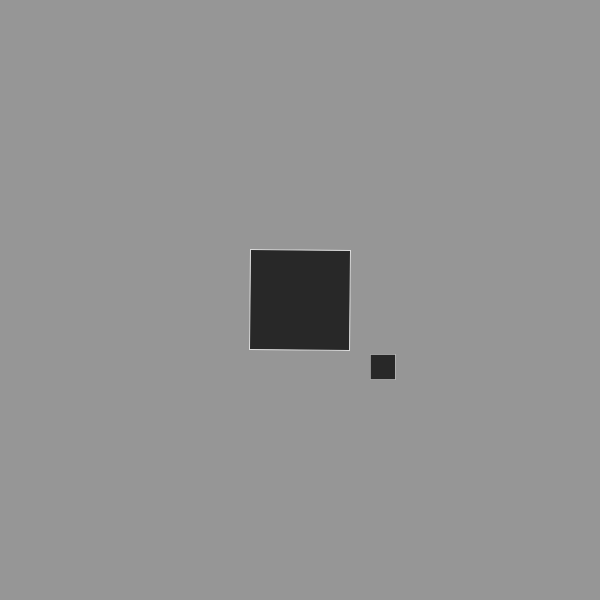
Frame 1 (no input)
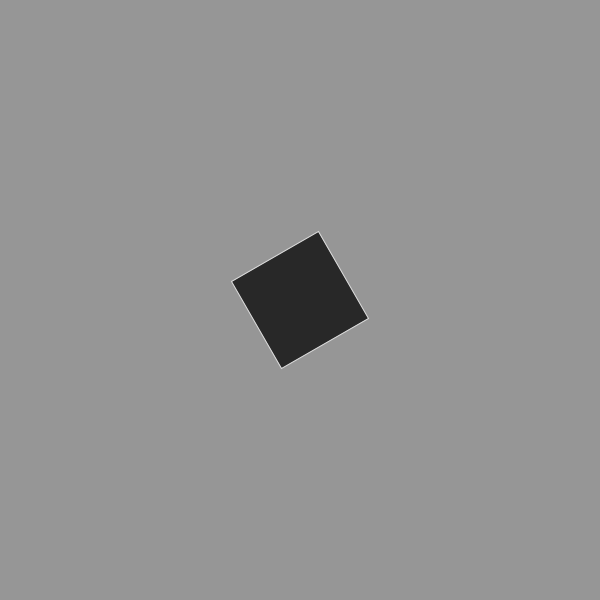
Frame 60 (the mouse pressed at the canvas centre just before this capture)
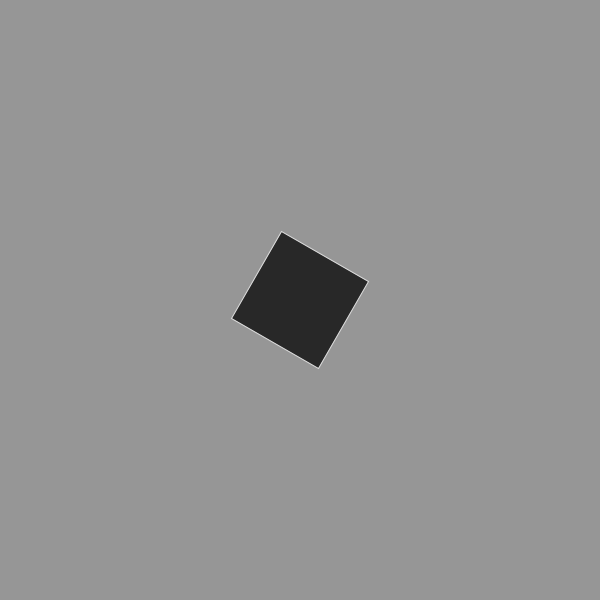
Frame 120 (the mouse held since frame 60 and released just before this capture)

The Processing sketch that drew these frames (run headless with seeded random() and noise(); from frame 60 on, the mouse is pressed at the canvas centre):

// Processing sketch: exam_17
// ── exam_17.pde
float angle1 = 0;
float angle2 = 0;

void setup() {
  size(600, 600);
  rectMode(CENTER);
}

void draw() {
  background(150);
  fill(40);
  stroke(220);
  
  angle1 += 1;
  angle2 -= 2;
  
  //pushMatrix();
  //translate(width/2, height/2);
  //rotate(radians(angle1));
  //popMatrix();
  
  
  pushMatrix();
  translate(300, 300);
  rotate(radians(angle1));
  rect(0, 0, 100, 100);
  popMatrix();  
  
  pushMatrix();
  translate(150, 150);
  rotate(radians(angle2));
  
  pushMatrix();
  scale(0.5);
  translate(width - 150, height - 150);
  rotate(radians(-angle2));
  
  rect(0, 0, 50, 50);
  popMatrix();
  
  popMatrix();
  //pushMatrix();
  //translate(width/2, height/2);
  //rotate(radians(angle1));
  //popMatrix();
  //popMatrix();

}
